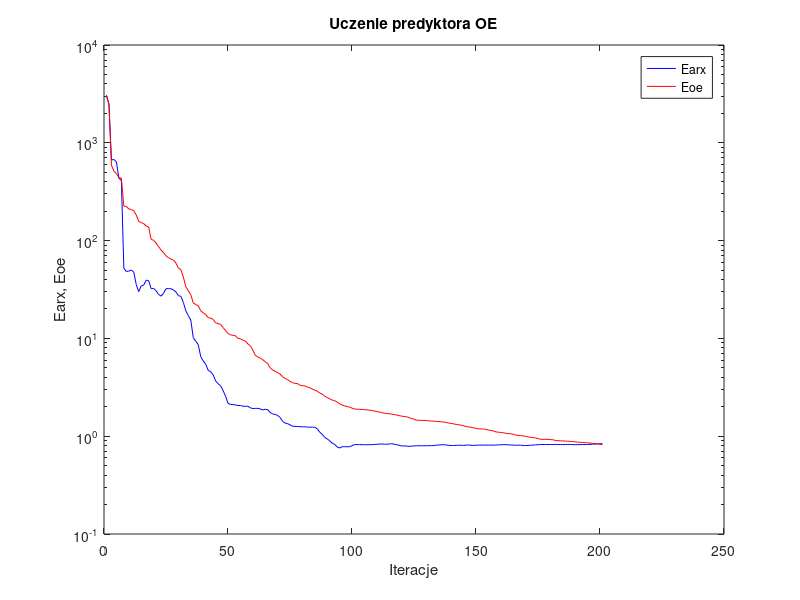
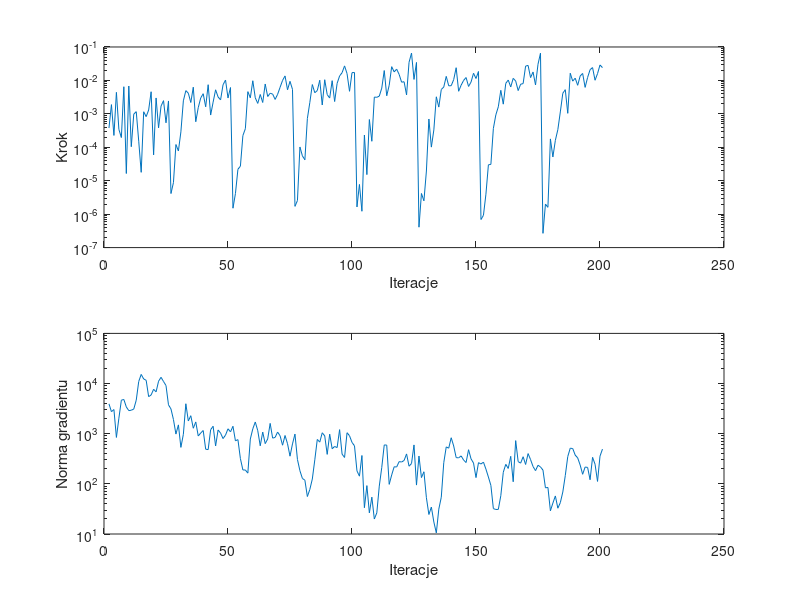

The MATLAB script that drew these images, in order:
%uczenie predyktora oe
clear all;
n=0; farx(n+1)=3.057855e+003; foe(n+1)=3.051766e+003; wspucz(n+1)=0.000000e+000; ng(n+1)=0.000000e+000;
%odnowa zmiennej metryki
n=1; farx(n+1)=2.492319e+003; foe(n+1)=2.461931e+003; krok(n+1)=3.761980e-004; ng(n+1)=3.938096e+003;
n=2; farx(n+1)=6.677564e+002; foe(n+1)=5.904182e+002; krok(n+1)=1.889589e-003; ng(n+1)=2.747928e+003;
n=3; farx(n+1)=6.748980e+002; foe(n+1)=5.125220e+002; krok(n+1)=2.263251e-004; ng(n+1)=3.033753e+003;
n=4; farx(n+1)=6.381909e+002; foe(n+1)=4.853550e+002; krok(n+1)=4.399860e-003; ng(n+1)=8.423572e+002;
n=5; farx(n+1)=4.343042e+002; foe(n+1)=4.409957e+002; krok(n+1)=3.428360e-004; ng(n+1)=2.037848e+003;
n=6; farx(n+1)=4.128455e+002; foe(n+1)=4.364809e+002; krok(n+1)=1.955288e-004; ng(n+1)=4.661868e+003;
n=7; farx(n+1)=5.203054e+001; foe(n+1)=2.248289e+002; krok(n+1)=6.475523e-003; ng(n+1)=4.815061e+003;
n=8; farx(n+1)=4.832320e+001; foe(n+1)=2.236022e+002; krok(n+1)=1.644725e-005; ng(n+1)=3.412783e+003;
n=9; farx(n+1)=4.875964e+001; foe(n+1)=2.109153e+002; krok(n+1)=6.802533e-003; ng(n+1)=2.882011e+003;
n=10; farx(n+1)=4.999882e+001; foe(n+1)=2.072228e+002; krok(n+1)=1.041990e-004; ng(n+1)=2.939174e+003;
n=11; farx(n+1)=4.762934e+001; foe(n+1)=2.024741e+002; krok(n+1)=9.824964e-004; ng(n+1)=3.099805e+003;
n=12; farx(n+1)=3.549471e+001; foe(n+1)=1.829759e+002; krok(n+1)=1.162226e-003; ng(n+1)=4.657222e+003;
n=13; farx(n+1)=3.007461e+001; foe(n+1)=1.571792e+002; krok(n+1)=1.523885e-004; ng(n+1)=1.099374e+004;
n=14; farx(n+1)=3.440444e+001; foe(n+1)=1.528162e+002; krok(n+1)=1.782892e-005; ng(n+1)=1.521448e+004;
n=15; farx(n+1)=3.506876e+001; foe(n+1)=1.492471e+002; krok(n+1)=1.155113e-003; ng(n+1)=1.233213e+004;
n=16; farx(n+1)=3.932047e+001; foe(n+1)=1.406697e+002; krok(n+1)=8.258271e-004; ng(n+1)=1.162215e+004;
n=17; farx(n+1)=3.901285e+001; foe(n+1)=1.379868e+002; krok(n+1)=1.302087e-003; ng(n+1)=5.476776e+003;
n=18; farx(n+1)=3.228812e+001; foe(n+1)=1.031112e+002; krok(n+1)=4.586643e-003; ng(n+1)=5.921211e+003;
n=19; farx(n+1)=3.248928e+001; foe(n+1)=1.006631e+002; krok(n+1)=5.931696e-005; ng(n+1)=7.687587e+003;
n=20; farx(n+1)=3.072489e+001; foe(n+1)=9.446342e+001; krok(n+1)=2.990851e-003; ng(n+1)=6.823861e+003;
n=21; farx(n+1)=2.815719e+001; foe(n+1)=8.683321e+001; krok(n+1)=3.812868e-004; ng(n+1)=1.112497e+004;
n=22; farx(n+1)=2.705270e+001; foe(n+1)=8.015326e+001; krok(n+1)=1.708199e-003; ng(n+1)=1.331715e+004;
n=23; farx(n+1)=2.893442e+001; foe(n+1)=7.546442e+001; krok(n+1)=2.484848e-003; ng(n+1)=1.098328e+004;
n=24; farx(n+1)=3.217091e+001; foe(n+1)=6.975362e+001; krok(n+1)=5.396346e-004; ng(n+1)=9.125320e+003;
n=25; farx(n+1)=3.231107e+001; foe(n+1)=6.695160e+001; krok(n+1)=2.431442e-003; ng(n+1)=3.765628e+003;
%odnowa zmiennej metryki
n=26; farx(n+1)=3.222893e+001; foe(n+1)=6.468093e+001; krok(n+1)=4.134798e-006; ng(n+1)=3.117447e+003;
n=27; farx(n+1)=3.128766e+001; foe(n+1)=6.325304e+001; krok(n+1)=8.786087e-006; ng(n+1)=1.919126e+003;
n=28; farx(n+1)=2.987305e+001; foe(n+1)=5.888842e+001; krok(n+1)=1.209597e-004; ng(n+1)=9.818472e+002;
n=29; farx(n+1)=2.734378e+001; foe(n+1)=5.225617e+001; krok(n+1)=7.744925e-005; ng(n+1)=1.499509e+003;
n=30; farx(n+1)=2.692380e+001; foe(n+1)=5.045882e+001; krok(n+1)=2.891147e-004; ng(n+1)=5.337355e+002;
n=31; farx(n+1)=2.328377e+001; foe(n+1)=4.237363e+001; krok(n+1)=2.452346e-003; ng(n+1)=9.733828e+002;
n=32; farx(n+1)=1.915960e+001; foe(n+1)=3.376821e+001; krok(n+1)=4.949772e-003; ng(n+1)=3.954536e+003;
n=33; farx(n+1)=1.709012e+001; foe(n+1)=3.066061e+001; krok(n+1)=4.150488e-003; ng(n+1)=1.794006e+003;
n=34; farx(n+1)=1.539005e+001; foe(n+1)=2.795121e+001; krok(n+1)=2.186130e-003; ng(n+1)=2.285176e+003;
n=35; farx(n+1)=1.014610e+001; foe(n+1)=2.305662e+001; krok(n+1)=6.273397e-003; ng(n+1)=1.285160e+003;
n=36; farx(n+1)=9.371294e+000; foe(n+1)=2.219272e+001; krok(n+1)=5.811128e-004; ng(n+1)=1.716780e+003;
n=37; farx(n+1)=8.630472e+000; foe(n+1)=2.156254e+001; krok(n+1)=1.532691e-003; ng(n+1)=9.006817e+002;
n=38; farx(n+1)=6.516268e+000; foe(n+1)=1.918199e+001; krok(n+1)=2.990851e-003; ng(n+1)=1.033231e+003;
n=39; farx(n+1)=5.879913e+000; foe(n+1)=1.824220e+001; krok(n+1)=4.002465e-003; ng(n+1)=1.156083e+003;
n=40; farx(n+1)=5.456866e+000; foe(n+1)=1.756488e+001; krok(n+1)=1.626565e-003; ng(n+1)=4.902635e+002;
n=41; farx(n+1)=4.718950e+000; foe(n+1)=1.633040e+001; krok(n+1)=7.444102e-003; ng(n+1)=4.814865e+002;
n=42; farx(n+1)=4.569852e+000; foe(n+1)=1.614529e+001; krok(n+1)=9.208067e-004; ng(n+1)=1.202836e+003;
n=43; farx(n+1)=4.245252e+000; foe(n+1)=1.566092e+001; krok(n+1)=2.240989e-003; ng(n+1)=1.407837e+003;
n=44; farx(n+1)=3.677941e+000; foe(n+1)=1.447082e+001; krok(n+1)=5.241643e-003; ng(n+1)=5.689963e+002;
n=45; farx(n+1)=3.449769e+000; foe(n+1)=1.412935e+001; krok(n+1)=3.204735e-003; ng(n+1)=1.187523e+003;
n=46; farx(n+1)=3.282725e+000; foe(n+1)=1.391019e+001; krok(n+1)=2.616629e-003; ng(n+1)=1.028637e+003;
n=47; farx(n+1)=2.934580e+000; foe(n+1)=1.289191e+001; krok(n+1)=7.409251e-003; ng(n+1)=7.991883e+002;
n=48; farx(n+1)=2.570691e+000; foe(n+1)=1.204303e+001; krok(n+1)=1.025657e-002; ng(n+1)=9.378093e+002;
n=49; farx(n+1)=2.170512e+000; foe(n+1)=1.120971e+001; krok(n+1)=2.980863e-003; ng(n+1)=1.253302e+003;
n=50; farx(n+1)=2.113373e+000; foe(n+1)=1.087841e+001; krok(n+1)=6.130766e-003; ng(n+1)=1.086787e+003;
%odnowa zmiennej metryki
n=51; farx(n+1)=2.103153e+000; foe(n+1)=1.074559e+001; krok(n+1)=1.507107e-006; ng(n+1)=1.406491e+003;
n=52; farx(n+1)=2.091541e+000; foe(n+1)=1.066150e+001; krok(n+1)=4.137357e-006; ng(n+1)=7.200767e+002;
n=53; farx(n+1)=2.057768e+000; foe(n+1)=1.000957e+001; krok(n+1)=2.209045e-005; ng(n+1)=7.626292e+002;
n=54; farx(n+1)=2.062914e+000; foe(n+1)=9.913236e+000; krok(n+1)=2.717293e-005; ng(n+1)=3.184271e+002;
n=55; farx(n+1)=2.024189e+000; foe(n+1)=9.585031e+000; krok(n+1)=2.238326e-004; ng(n+1)=1.892710e+002;
n=56; farx(n+1)=2.022260e+000; foe(n+1)=9.399910e+000; krok(n+1)=3.604935e-004; ng(n+1)=1.888375e+002;
n=57; farx(n+1)=2.025235e+000; foe(n+1)=8.786053e+000; krok(n+1)=4.615511e-003; ng(n+1)=1.637633e+002;
n=58; farx(n+1)=1.954652e+000; foe(n+1)=8.408297e+000; krok(n+1)=3.017589e-003; ng(n+1)=7.830574e+002;
n=59; farx(n+1)=1.915590e+000; foe(n+1)=7.584667e+000; krok(n+1)=9.778245e-003; ng(n+1)=1.251290e+003;
n=60; farx(n+1)=1.926419e+000; foe(n+1)=6.709223e+000; krok(n+1)=3.011555e-003; ng(n+1)=1.711974e+003;
n=61; farx(n+1)=1.926390e+000; foe(n+1)=6.481619e+000; krok(n+1)=2.053340e-003; ng(n+1)=1.147380e+003;
n=62; farx(n+1)=1.902068e+000; foe(n+1)=6.287395e+000; krok(n+1)=3.795826e-003; ng(n+1)=5.737124e+002;
n=63; farx(n+1)=1.854777e+000; foe(n+1)=6.070986e+000; krok(n+1)=2.187783e-003; ng(n+1)=1.077967e+003;
n=64; farx(n+1)=1.886997e+000; foe(n+1)=5.755829e+000; krok(n+1)=7.805422e-003; ng(n+1)=6.337942e+002;
n=65; farx(n+1)=1.868309e+000; foe(n+1)=5.541282e+000; krok(n+1)=3.303309e-003; ng(n+1)=7.849758e+002;
n=66; farx(n+1)=1.749104e+000; foe(n+1)=5.014574e+000; krok(n+1)=4.126056e-003; ng(n+1)=1.605509e+003;
n=67; farx(n+1)=1.687969e+000; foe(n+1)=4.750560e+000; krok(n+1)=3.910756e-003; ng(n+1)=8.162898e+002;
n=68; farx(n+1)=1.669797e+000; foe(n+1)=4.604333e+000; krok(n+1)=2.700359e-003; ng(n+1)=8.436369e+002;
n=69; farx(n+1)=1.631370e+000; foe(n+1)=4.473468e+000; krok(n+1)=3.830473e-003; ng(n+1)=1.079870e+003;
n=70; farx(n+1)=1.556590e+000; foe(n+1)=4.316192e+000; krok(n+1)=6.216787e-003; ng(n+1)=9.089105e+002;
n=71; farx(n+1)=1.417921e+000; foe(n+1)=4.054021e+000; krok(n+1)=1.000091e-002; ng(n+1)=5.895018e+002;
n=72; farx(n+1)=1.363147e+000; foe(n+1)=3.889546e+000; krok(n+1)=1.363555e-002; ng(n+1)=9.207565e+002;
n=73; farx(n+1)=1.345890e+000; foe(n+1)=3.795272e+000; krok(n+1)=5.242823e-003; ng(n+1)=6.313896e+002;
n=74; farx(n+1)=1.307372e+000; foe(n+1)=3.631091e+000; krok(n+1)=9.385969e-003; ng(n+1)=3.562059e+002;
n=75; farx(n+1)=1.265640e+000; foe(n+1)=3.528781e+000; krok(n+1)=5.414124e-003; ng(n+1)=6.253880e+002;
%odnowa zmiennej metryki
n=76; farx(n+1)=1.259259e+000; foe(n+1)=3.466207e+000; krok(n+1)=1.711678e-006; ng(n+1)=9.829454e+002;
n=77; farx(n+1)=1.258735e+000; foe(n+1)=3.454097e+000; krok(n+1)=2.556226e-006; ng(n+1)=3.062133e+002;
n=78; farx(n+1)=1.251874e+000; foe(n+1)=3.320255e+000; krok(n+1)=1.022356e-004; ng(n+1)=1.825773e+002;
n=79; farx(n+1)=1.247484e+000; foe(n+1)=3.286370e+000; krok(n+1)=5.538211e-005; ng(n+1)=1.281277e+002;
n=80; farx(n+1)=1.249493e+000; foe(n+1)=3.265971e+000; krok(n+1)=4.220457e-005; ng(n+1)=1.182648e+002;
n=81; farx(n+1)=1.238382e+000; foe(n+1)=3.182018e+000; krok(n+1)=7.240164e-004; ng(n+1)=5.585675e+001;
n=82; farx(n+1)=1.235625e+000; foe(n+1)=3.128439e+000; krok(n+1)=2.204222e-003; ng(n+1)=7.747194e+001;
n=83; farx(n+1)=1.239616e+000; foe(n+1)=3.036113e+000; krok(n+1)=7.525650e-003; ng(n+1)=1.249789e+002;
n=84; farx(n+1)=1.231067e+000; foe(n+1)=2.951076e+000; krok(n+1)=4.282689e-003; ng(n+1)=3.012500e+002;
n=85; farx(n+1)=1.189714e+000; foe(n+1)=2.885310e+000; krok(n+1)=4.969696e-003; ng(n+1)=7.683249e+002;
n=86; farx(n+1)=1.099549e+000; foe(n+1)=2.761445e+000; krok(n+1)=1.012183e-002; ng(n+1)=6.796367e+002;
n=87; farx(n+1)=1.045781e+000; foe(n+1)=2.692031e+000; krok(n+1)=1.841613e-003; ng(n+1)=1.043841e+003;
n=88; farx(n+1)=9.730268e-001; foe(n+1)=2.562650e+000; krok(n+1)=1.048565e-002; ng(n+1)=9.037067e+002;
n=89; farx(n+1)=9.389185e-001; foe(n+1)=2.485574e+000; krok(n+1)=3.765398e-003; ng(n+1)=3.869871e+002;
n=90; farx(n+1)=8.979103e-001; foe(n+1)=2.409417e+000; krok(n+1)=2.972972e-003; ng(n+1)=9.786848e+002;
n=91; farx(n+1)=8.487513e-001; foe(n+1)=2.341853e+000; krok(n+1)=9.832841e-003; ng(n+1)=5.011473e+002;
n=92; farx(n+1)=8.243782e-001; foe(n+1)=2.307796e+000; krok(n+1)=2.336140e-003; ng(n+1)=5.563323e+002;
n=93; farx(n+1)=7.773608e-001; foe(n+1)=2.236910e+000; krok(n+1)=8.180929e-003; ng(n+1)=5.285879e+002;
n=94; farx(n+1)=7.570946e-001; foe(n+1)=2.146426e+000; krok(n+1)=1.360047e-002; ng(n+1)=1.205191e+003;
n=95; farx(n+1)=7.805763e-001; foe(n+1)=2.086206e+000; krok(n+1)=1.703305e-002; ng(n+1)=3.911783e+002;
n=96; farx(n+1)=7.801257e-001; foe(n+1)=2.045030e+000; krok(n+1)=2.720095e-002; ng(n+1)=3.359256e+002;
n=97; farx(n+1)=7.807076e-001; foe(n+1)=2.006023e+000; krok(n+1)=1.600986e-002; ng(n+1)=1.046710e+003;
n=98; farx(n+1)=7.801736e-001; foe(n+1)=1.989421e+000; krok(n+1)=4.727372e-003; ng(n+1)=9.095303e+002;
n=99; farx(n+1)=7.995389e-001; foe(n+1)=1.935868e+000; krok(n+1)=1.706649e-002; ng(n+1)=6.704831e+002;
n=100; farx(n+1)=8.211934e-001; foe(n+1)=1.894110e+000; krok(n+1)=1.725161e-002; ng(n+1)=5.738264e+002;
%odnowa zmiennej metryki
n=101; farx(n+1)=8.211438e-001; foe(n+1)=1.890263e+000; krok(n+1)=1.642963e-006; ng(n+1)=1.813489e+002;
n=102; farx(n+1)=8.207490e-001; foe(n+1)=1.885017e+000; krok(n+1)=7.746296e-006; ng(n+1)=1.423115e+002;
n=103; farx(n+1)=8.199551e-001; foe(n+1)=1.876321e+000; krok(n+1)=1.221589e-006; ng(n+1)=3.675666e+002;
n=104; farx(n+1)=8.183801e-001; foe(n+1)=1.867287e+000; krok(n+1)=2.326282e-004; ng(n+1)=3.340562e+001;
n=105; farx(n+1)=8.180376e-001; foe(n+1)=1.861357e+000; krok(n+1)=1.523649e-005; ng(n+1)=9.223494e+001;
n=106; farx(n+1)=8.189786e-001; foe(n+1)=1.847527e+000; krok(n+1)=6.767654e-004; ng(n+1)=2.637934e+001;
n=107; farx(n+1)=8.197545e-001; foe(n+1)=1.836110e+000; krok(n+1)=1.514081e-004; ng(n+1)=5.434726e+001;
n=108; farx(n+1)=8.218970e-001; foe(n+1)=1.809643e+000; krok(n+1)=3.174920e-003; ng(n+1)=1.991169e+001;
n=109; farx(n+1)=8.273337e-001; foe(n+1)=1.787041e+000; krok(n+1)=3.127439e-003; ng(n+1)=2.638613e+001;
n=110; farx(n+1)=8.296158e-001; foe(n+1)=1.771064e+000; krok(n+1)=3.382411e-003; ng(n+1)=9.023968e+001;
n=111; farx(n+1)=8.342109e-001; foe(n+1)=1.743563e+000; krok(n+1)=5.887869e-003; ng(n+1)=2.126227e+002;
n=112; farx(n+1)=8.277601e-001; foe(n+1)=1.718649e+000; krok(n+1)=1.975379e-002; ng(n+1)=5.969758e+002;
n=113; farx(n+1)=8.274156e-001; foe(n+1)=1.702080e+000; krok(n+1)=3.473809e-003; ng(n+1)=5.926282e+002;
n=114; farx(n+1)=8.333803e-001; foe(n+1)=1.696606e+000; krok(n+1)=7.162643e-003; ng(n+1)=9.769127e+001;
n=115; farx(n+1)=8.396275e-001; foe(n+1)=1.680163e+000; krok(n+1)=2.578794e-002; ng(n+1)=1.504353e+002;
n=116; farx(n+1)=8.275624e-001; foe(n+1)=1.667114e+000; krok(n+1)=1.799391e-002; ng(n+1)=2.191118e+002;
n=117; farx(n+1)=8.182252e-001; foe(n+1)=1.647782e+000; krok(n+1)=2.173419e-002; ng(n+1)=2.166573e+002;
n=118; farx(n+1)=8.078223e-001; foe(n+1)=1.622903e+000; krok(n+1)=1.517118e-002; ng(n+1)=2.775192e+002;
n=119; farx(n+1)=7.947688e-001; foe(n+1)=1.604715e+000; krok(n+1)=8.855578e-003; ng(n+1)=2.727481e+002;
n=120; farx(n+1)=7.954722e-001; foe(n+1)=1.591603e+000; krok(n+1)=9.127324e-003; ng(n+1)=2.921928e+002;
n=121; farx(n+1)=7.932901e-001; foe(n+1)=1.578241e+000; krok(n+1)=3.683227e-003; ng(n+1)=3.950792e+002;
n=122; farx(n+1)=7.865471e-001; foe(n+1)=1.551945e+000; krok(n+1)=3.482091e-002; ng(n+1)=2.247883e+002;
n=123; farx(n+1)=7.913744e-001; foe(n+1)=1.515207e+000; krok(n+1)=6.561970e-002; ng(n+1)=2.544399e+002;
n=124; farx(n+1)=7.959486e-001; foe(n+1)=1.493086e+000; krok(n+1)=1.071180e-002; ng(n+1)=5.973189e+002;
n=125; farx(n+1)=7.985450e-001; foe(n+1)=1.457838e+000; krok(n+1)=3.450322e-002; ng(n+1)=9.453623e+001;
%odnowa zmiennej metryki
n=126; farx(n+1)=7.986043e-001; foe(n+1)=1.455312e+000; krok(n+1)=4.078030e-007; ng(n+1)=3.587374e+002;
n=127; farx(n+1)=7.986983e-001; foe(n+1)=1.451917e+000; krok(n+1)=4.158459e-006; ng(n+1)=1.333997e+002;
n=128; farx(n+1)=7.987584e-001; foe(n+1)=1.448531e+000; krok(n+1)=2.502989e-006; ng(n+1)=1.742165e+002;
n=129; farx(n+1)=7.984009e-001; foe(n+1)=1.446495e+000; krok(n+1)=1.953303e-005; ng(n+1)=5.289278e+001;
n=130; farx(n+1)=8.000282e-001; foe(n+1)=1.432873e+000; krok(n+1)=7.010405e-004; ng(n+1)=2.448189e+001;
n=131; farx(n+1)=8.007856e-001; foe(n+1)=1.428951e+000; krok(n+1)=1.012576e-004; ng(n+1)=3.448343e+001;
n=132; farx(n+1)=8.024888e-001; foe(n+1)=1.426210e+000; krok(n+1)=3.308775e-004; ng(n+1)=1.737767e+001;
n=133; farx(n+1)=8.102790e-001; foe(n+1)=1.414537e+000; krok(n+1)=3.237896e-003; ng(n+1)=1.052293e+001;
n=134; farx(n+1)=8.134276e-001; foe(n+1)=1.410624e+000; krok(n+1)=1.593673e-003; ng(n+1)=3.129890e+001;
n=135; farx(n+1)=8.171554e-001; foe(n+1)=1.403789e+000; krok(n+1)=5.355898e-003; ng(n+1)=5.416270e+001;
n=136; farx(n+1)=8.181843e-001; foe(n+1)=1.396755e+000; krok(n+1)=6.353015e-003; ng(n+1)=2.641710e+002;
n=137; farx(n+1)=8.147335e-001; foe(n+1)=1.380120e+000; krok(n+1)=1.321323e-002; ng(n+1)=5.454408e+002;
n=138; farx(n+1)=8.053564e-001; foe(n+1)=1.362101e+000; krok(n+1)=6.893113e-003; ng(n+1)=5.142411e+002;
n=139; farx(n+1)=8.035411e-001; foe(n+1)=1.350684e+000; krok(n+1)=6.956269e-003; ng(n+1)=8.302409e+002;
n=140; farx(n+1)=8.035271e-001; foe(n+1)=1.338511e+000; krok(n+1)=1.054870e-002; ng(n+1)=5.694522e+002;
n=141; farx(n+1)=8.060774e-001; foe(n+1)=1.318059e+000; krok(n+1)=2.398987e-002; ng(n+1)=3.338099e+002;
n=142; farx(n+1)=8.085221e-001; foe(n+1)=1.309591e+000; krok(n+1)=4.738412e-003; ng(n+1)=3.296556e+002;
n=143; farx(n+1)=8.082970e-001; foe(n+1)=1.294513e+000; krok(n+1)=7.191611e-003; ng(n+1)=3.607984e+002;
n=144; farx(n+1)=8.038812e-001; foe(n+1)=1.275856e+000; krok(n+1)=1.000726e-002; ng(n+1)=2.982073e+002;
n=145; farx(n+1)=8.118995e-001; foe(n+1)=1.256366e+000; krok(n+1)=1.219985e-002; ng(n+1)=2.661745e+002;
n=146; farx(n+1)=8.119697e-001; foe(n+1)=1.243974e+000; krok(n+1)=6.606617e-003; ng(n+1)=4.793851e+002;
n=147; farx(n+1)=8.085881e-001; foe(n+1)=1.235361e+000; krok(n+1)=8.929289e-003; ng(n+1)=3.148846e+002;
n=148; farx(n+1)=8.053238e-001; foe(n+1)=1.217672e+000; krok(n+1)=1.638666e-002; ng(n+1)=2.599455e+002;
n=149; farx(n+1)=8.077250e-001; foe(n+1)=1.202613e+000; krok(n+1)=1.142218e-002; ng(n+1)=1.332457e+002;
n=150; farx(n+1)=8.112984e-001; foe(n+1)=1.188887e+000; krok(n+1)=1.850334e-002; ng(n+1)=2.646467e+002;
%odnowa zmiennej metryki
n=151; farx(n+1)=8.112887e-001; foe(n+1)=1.186747e+000; krok(n+1)=6.913251e-007; ng(n+1)=2.487043e+002;
n=152; farx(n+1)=8.112089e-001; foe(n+1)=1.183959e+000; krok(n+1)=9.226703e-007; ng(n+1)=2.711528e+002;
n=153; farx(n+1)=8.113786e-001; foe(n+1)=1.174939e+000; krok(n+1)=3.959130e-006; ng(n+1)=1.967553e+002;
n=154; farx(n+1)=8.106379e-001; foe(n+1)=1.155259e+000; krok(n+1)=2.996764e-005; ng(n+1)=1.367555e+002;
n=155; farx(n+1)=8.110506e-001; foe(n+1)=1.146557e+000; krok(n+1)=3.079431e-005; ng(n+1)=9.307831e+001;
n=156; farx(n+1)=8.099242e-001; foe(n+1)=1.131272e+000; krok(n+1)=3.657739e-004; ng(n+1)=3.211851e+001;
n=157; farx(n+1)=8.130957e-001; foe(n+1)=1.105922e+000; krok(n+1)=9.349870e-004; ng(n+1)=3.079993e+001;
n=158; farx(n+1)=8.150467e-001; foe(n+1)=1.099316e+000; krok(n+1)=1.627799e-003; ng(n+1)=3.097268e+001;
n=159; farx(n+1)=8.170368e-001; foe(n+1)=1.092604e+000; krok(n+1)=5.060913e-003; ng(n+1)=5.802459e+001;
n=160; farx(n+1)=8.197346e-001; foe(n+1)=1.084507e+000; krok(n+1)=1.950271e-003; ng(n+1)=1.700779e+002;
n=161; farx(n+1)=8.202633e-001; foe(n+1)=1.071932e+000; krok(n+1)=8.161186e-003; ng(n+1)=2.448476e+002;
n=162; farx(n+1)=8.158430e-001; foe(n+1)=1.063132e+000; krok(n+1)=1.027490e-002; ng(n+1)=2.029394e+002;
n=163; farx(n+1)=8.130623e-001; foe(n+1)=1.058355e+000; krok(n+1)=6.374691e-003; ng(n+1)=3.537631e+002;
n=164; farx(n+1)=8.115236e-001; foe(n+1)=1.046164e+000; krok(n+1)=1.153579e-002; ng(n+1)=1.101702e+002;
n=165; farx(n+1)=8.079244e-001; foe(n+1)=1.027302e+000; krok(n+1)=9.602589e-003; ng(n+1)=7.279351e+002;
n=166; farx(n+1)=8.100851e-001; foe(n+1)=1.021151e+000; krok(n+1)=4.969883e-003; ng(n+1)=2.776023e+002;
n=167; farx(n+1)=8.094233e-001; foe(n+1)=1.014897e+000; krok(n+1)=7.704335e-003; ng(n+1)=2.588433e+002;
n=168; farx(n+1)=8.031235e-001; foe(n+1)=1.007249e+000; krok(n+1)=8.029022e-003; ng(n+1)=3.473474e+002;
n=169; farx(n+1)=8.021392e-001; foe(n+1)=9.955785e-001; krok(n+1)=2.680031e-002; ng(n+1)=2.432315e+002;
n=170; farx(n+1)=8.040425e-001; foe(n+1)=9.834209e-001; krok(n+1)=2.812841e-002; ng(n+1)=4.013828e+002;
n=171; farx(n+1)=8.082410e-001; foe(n+1)=9.737525e-001; krok(n+1)=1.213054e-002; ng(n+1)=3.042800e+002;
n=172; farx(n+1)=8.108133e-001; foe(n+1)=9.675343e-001; krok(n+1)=1.785641e-002; ng(n+1)=2.214610e+002;
n=173; farx(n+1)=8.156377e-001; foe(n+1)=9.578749e-001; krok(n+1)=7.321912e-003; ng(n+1)=1.833633e+002;
n=174; farx(n+1)=8.186858e-001; foe(n+1)=9.471665e-001; krok(n+1)=3.043820e-002; ng(n+1)=2.348029e+002;
n=175; farx(n+1)=8.220881e-001; foe(n+1)=9.296836e-001; krok(n+1)=6.524238e-002; ng(n+1)=2.174833e+002;
%odnowa zmiennej metryki
n=176; farx(n+1)=8.220905e-001; foe(n+1)=9.292743e-001; krok(n+1)=2.670633e-007; ng(n+1)=1.881634e+002;
n=177; farx(n+1)=8.220504e-001; foe(n+1)=9.287895e-001; krok(n+1)=2.000325e-006; ng(n+1)=8.326103e+001;
n=178; farx(n+1)=8.219969e-001; foe(n+1)=9.283229e-001; krok(n+1)=1.601268e-006; ng(n+1)=8.486666e+001;
n=179; farx(n+1)=8.223420e-001; foe(n+1)=9.239435e-001; krok(n+1)=1.781286e-004; ng(n+1)=2.904239e+001;
n=180; farx(n+1)=8.227688e-001; foe(n+1)=9.206034e-001; krok(n+1)=5.135020e-005; ng(n+1)=4.133567e+001;
n=181; farx(n+1)=8.231705e-001; foe(n+1)=9.041675e-001; krok(n+1)=1.616776e-004; ng(n+1)=5.741274e+001;
n=182; farx(n+1)=8.227883e-001; foe(n+1)=9.004194e-001; krok(n+1)=3.376366e-004; ng(n+1)=3.267294e+001;
n=183; farx(n+1)=8.227033e-001; foe(n+1)=8.967756e-001; krok(n+1)=1.140915e-003; ng(n+1)=4.215049e+001;
n=184; farx(n+1)=8.217834e-001; foe(n+1)=8.946502e-001; krok(n+1)=4.126056e-003; ng(n+1)=6.875729e+001;
n=185; farx(n+1)=8.232796e-001; foe(n+1)=8.912402e-001; krok(n+1)=5.282547e-003; ng(n+1)=1.462809e+002;
n=186; farx(n+1)=8.245800e-001; foe(n+1)=8.888965e-001; krok(n+1)=1.037622e-003; ng(n+1)=3.501061e+002;
n=187; farx(n+1)=8.247636e-001; foe(n+1)=8.840533e-001; krok(n+1)=1.640862e-002; ng(n+1)=5.137975e+002;
n=188; farx(n+1)=8.204876e-001; foe(n+1)=8.809758e-001; krok(n+1)=9.513276e-003; ng(n+1)=5.058145e+002;
n=189; farx(n+1)=8.194917e-001; foe(n+1)=8.745998e-001; krok(n+1)=1.167289e-002; ng(n+1)=3.743329e+002;
n=190; farx(n+1)=8.200415e-001; foe(n+1)=8.704060e-001; krok(n+1)=7.145002e-003; ng(n+1)=3.293611e+002;
n=191; farx(n+1)=8.213924e-001; foe(n+1)=8.656771e-001; krok(n+1)=1.352965e-002; ng(n+1)=2.370996e+002;
n=192; farx(n+1)=8.222703e-001; foe(n+1)=8.631668e-001; krok(n+1)=1.617035e-002; ng(n+1)=1.551088e+002;
n=193; farx(n+1)=8.225887e-001; foe(n+1)=8.590325e-001; krok(n+1)=6.192369e-003; ng(n+1)=2.163978e+002;
n=194; farx(n+1)=8.222094e-001; foe(n+1)=8.569078e-001; krok(n+1)=1.226153e-002; ng(n+1)=2.126483e+002;
n=195; farx(n+1)=8.245891e-001; foe(n+1)=8.505083e-001; krok(n+1)=2.096657e-002; ng(n+1)=1.207641e+002;
n=196; farx(n+1)=8.283617e-001; foe(n+1)=8.450562e-001; krok(n+1)=2.421456e-002; ng(n+1)=3.377971e+002;
n=197; farx(n+1)=8.306205e-001; foe(n+1)=8.421160e-001; krok(n+1)=1.012183e-002; ng(n+1)=2.468265e+002;
n=198; farx(n+1)=8.333859e-001; foe(n+1)=8.379306e-001; krok(n+1)=1.596372e-002; ng(n+1)=1.118009e+002;
n=199; farx(n+1)=8.361925e-001; foe(n+1)=8.264056e-001; krok(n+1)=2.896961e-002; ng(n+1)=3.571114e+002;
n=200; farx(n+1)=8.391359e-001; foe(n+1)=8.198464e-001; krok(n+1)=2.409244e-002; ng(n+1)=4.931610e+002;

figure; semilogy(farx,'b'); hold on; semilogy(foe,'r'); xlabel('Iteracje'); ylabel('Earx, Eoe'); legend('Earx','Eoe'); title('Uczenie predyktora OE');
figure; subplot(2,1,1); semilogy(krok); xlabel('Iteracje'); ylabel('Krok');
subplot(2,1,2); semilogy(ng); xlabel('Iteracje'); ylabel('Norma gradientu');
Earx=farx(n+1)
Eoe=foe(n+1)
